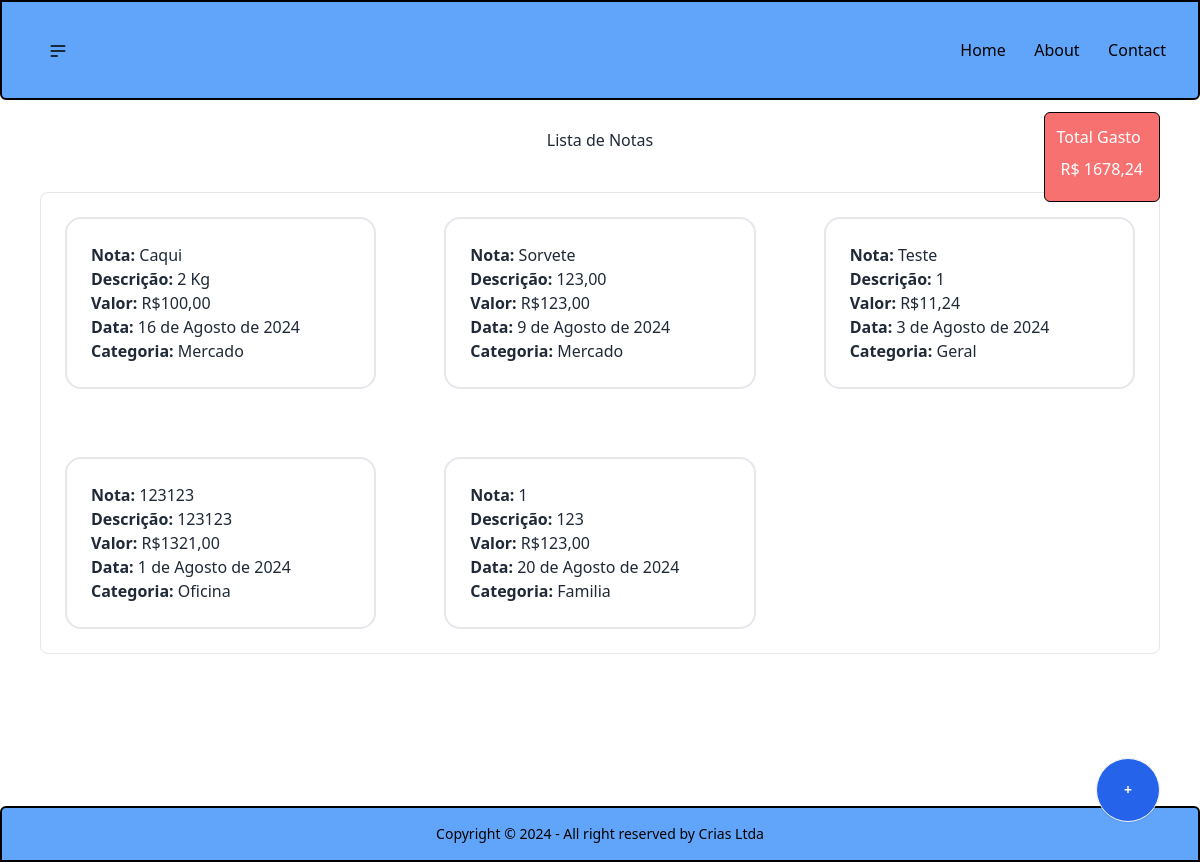
Before: / with the older database file.
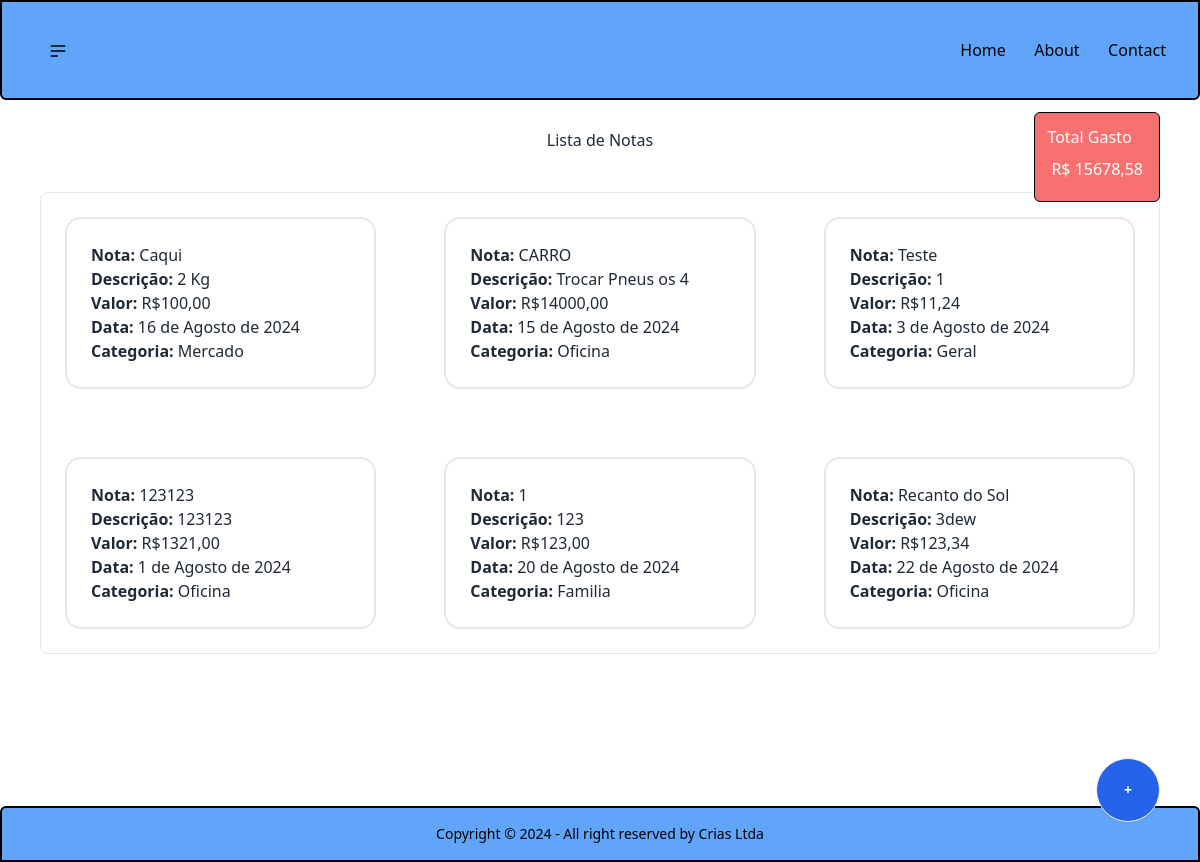
After: the same page with the newer database file.
### nota/models.py (models this page shows, shortened)
class Nota(models.Model):
    name = models.CharField(max_length=255, help_text='Titulo para a compra feita')
    description = models.TextField(max_length=255, blank=True, help_text='Descrição do que foi comprado')
    value = models.DecimalField(blank=True, max_digits=10, decimal_places=2, help_text='Valor da Compra')
    datetime = models.DateField(blank=True,  help_text='Dia em que a comprar foi efetuada')
    category = models.ForeignKey(Category, on_delete=models.CASCADE, help_text='Categoria da Comprar feita')

class Category(models.Model):
    name = models.CharField(max_length=255)
    def __str__(self):
        return self.name

### nota/views.py (the view)
# urls.py: path('', views.index, name='home'),
def index(request):
    total: int = 0
    dados = get_list_or_404(Nota)
    for item in dados:
        total += item.value
    return render(request, 'nota/index.html', {'dados': dados, 'total': total})

### templates/nota/index.html
{% extends 'nota/base/base.html' %}
{% block content %}
    <div class="bg-red-400 text-white fixed top-28 right-10 border border-black p-3 rounded-md z-50">
    <span class="text-label"> Total Gasto
    </span>
        <span class="label strong">
            R$
        {{ total }}
        </span>
    </div>
    <h1 class="flex justify-center">Lista de Notas</h1>
    <div class="grid grid-cols-1 md:grid-cols-2 lg:grid-cols-3 gap-5 justify-center border rounded-lg m-4 sm:m-10">
        {% for nota in dados %}
            <ul class="flex justify-center">
                <div class="card container w-[30rem] md:w-[20rem] m-10 border-2 m-6 p-6">
                    <a href="{% url 'info_gasto' nota.id %}">
                        <li>
                            <strong>Nota:</strong> {{ nota.name }}<br>
                            <strong>Descrição:</strong> {{ nota.description }}<br>
                            <strong>Valor: </strong>R${{ nota.value }}<br>
                            <strong>Data:</strong> {{ nota.datetime }}<br>
                            <strong>Categoria:</strong>
                            {{ nota.category }}
                        </li>
                    </a>
                </div>
            </ul>
        {% endfor %}
        <a href="{% url 'novo_gasto' %}" class=" w-16 h-16 btn btn-circle bg-blue-600 fixed bottom-10 right-10 z-50 ">
            <p class="text-white text-center">+</p>
        </a>
    </div>
{% endblock %}

### templates/nota/base/base.html (shortened to what this page needs)
<!DOCTYPE HTML>
<html lang="pt-BR">
<head data-theme="white">
    <link href="https://cdn.jsdelivr.net/npm/daisyui@4.12.10/dist/full.min.css" rel="stylesheet" type="text/css"/>
    <script src="https://cdn.tailwindcss.com"></script>
</head>
<body>
{% include 'nota/base/navbar.html' %}
<section class="my-32 dark:text-black">
    {% block content %}
    {% endblock %}
</section>
{% include 'nota/base/footer.html' %}
</body>
</html>

### templates/nota/base/navbar.html (shortened to what this page needs)
<nav class="bg-blue-400 text-black navbar border-xl border-black border-2 rounded-b-md px-8 py-6 fixed bg-glass z-50 top-0">
    <div class="flex-1 dropdown">
        <div tabindex="0" role="button" class="btn btn-md btn-ghost btn-square hover:bg-slate-100/40">
            <div class="dropdown">
                <div tabindex="0" role="button" class="btn btn-ghost btn-circle">
                    <svg
                            xmlns="http://www.w3.org/2000/svg"
                            class="h-5 w-5"
                            fill="none"
                            viewBox="0 0 24 24"
                            stroke="currentColor">
                        <path
                                stroke-linecap="round"
                                stroke-linejoin="round"
                                stroke-width="2"
                                d="M4 6h16M4 12h16M4 18h7"/>
                    </svg>
                </div>
            </div>
        </div>
    </div>
    <div class="flex-none">
        <ul class="grid grid-cols-3  gap-4 justify-center">
            <li><a href="{% url 'home' %}">Home</a></li>
            <li><a href="">About</a></li>
            <li><a href="">Contact</a></li>
        </ul>
    </div>
</nav>

### templates/nota/base/footer.html
<footer class="footer relative insert -bottom-6 text-black  footer-center bg-blue-400 text-base-content border-2 border-black  rounded-t-md p-4">
    <aside>
        <p>Copyright © 2024 - All right reserved by Crias Ltda</p>
    </aside>
</footer>

Changed rows visible on the page:
removed Nota: name "Sorvete", description "123,00", value "123,00", datetime "9 de Agosto de 2024", category "Mercado"
added Nota: name "CARRO", description "Trocar Pneus os 4", value "14000,00", datetime "15 de Agosto de 2024", category "Oficina"
added Nota: name "Recanto do Sol", description "3dew", value "123,34", datetime "22 de Agosto de 2024", category "Oficina"
Other visible differences:
{{ total }}: "1678,24" → "15678,58"
